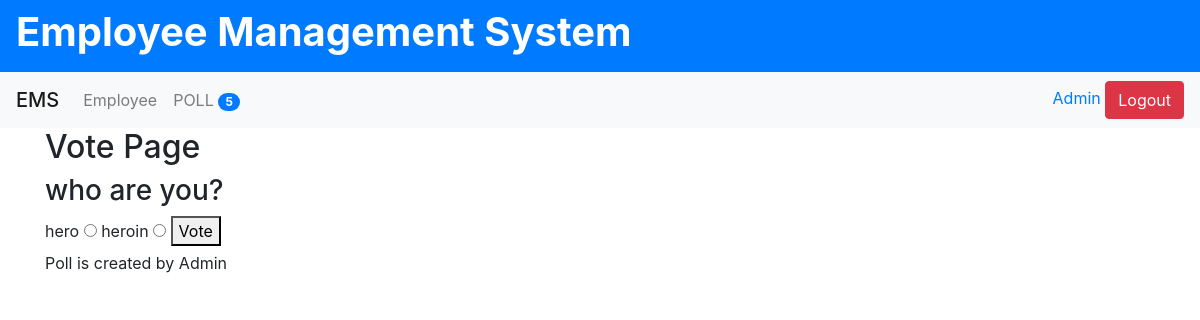
The page /polls/3/ (signed in) on the database its author committed.
### poll/models.py (models this page shows, shortened)
class Question(models.Model):
    title = models.TextField(null= True, blank= True)
    status = models.CharField( default='inactive' , max_length= 20)
    created_by = models.ForeignKey(User, null= True, blank=True, on_delete= models.CASCADE)
    start_date = models.DateTimeField(null=True, blank=True)
    end_date = models.DateTimeField( null=True, blank=True)
    created_at = models.DateTimeField(auto_now_add= True)
    updated_at = models.DateTimeField(auto_now= True)
    @property
    def choices(self):
        return self.choice_set.all()

class Choice(models.Model):
    question = models.ForeignKey('poll.Question', on_delete=models.CASCADE)
    text = models.TextField(null=True, blank=True)
    created_at = models.DateTimeField(auto_now_add=True)
    updated_at = models.DateTimeField(auto_now=True)

### poll/views.py (the view, shortened to what this page needs)
# urls.py: path('polls/', include('poll.urls')),
@login_required(login_url="/login/")
def poll(request, id = None):
    if request.method == "GET":
        try:
            question = Question.objects.get(id=id)
        except:
            raise Http404
        context = {}
        context['question'] = question
        return render(request, 'polls/poll.html', context)

### poll/context_processor.py (called while the page is built)
def polls_count(request):
    count = Question.objects.count()
    print(" Polls count - " , count)
    return { "polls_count": count }

### poll/templatetags/poll_extras.py (called while the page is built)
def upper(value,n):
    return value.upper()[0:n]

### EmsProject/templates/polls/poll.html (shortened to what this page needs)
{% extends 'base.html' %}
{% block content %}
    <h2>Vote Page </h2>
    <h3>{{ question.title }}</h3>
    <form method="POST" action="/polls/{{ question.id }}/">
    {% for choice in question.choices %}
        <label>{{ choice.text }}</label>
        <input type="radio" name="choice" value="{{ choice.id }}">
    {% empty %}
        <p>There is no choice available for this question.</p>
    {% endfor %}
    <button type="submit" value="vote">Vote</button>
    </form>
    <p>Poll is created by {{ question.created_by.first_name }}</p>
{% endblock content %}

### EmsProject/templates/header.html (shortened to what this page needs)
{% load poll_extras %}
<div class="navbar navbar-expand-lg navbar-light bg-light">
    <span class="navbar-brand mb-0 h1">EMS</span>
    <div class="collapse navbar-collapse" id = "navbarNav">
        <ul class="navbar-nav">
            <li class="nav-item">
                <a class="nav-link" href="{% url 'employee_list' %}">
                    {{"employee" | capfirst}}
                </a>
            </li>
            <li class="nav-item">
                <a class="nav-link" href="{% url 'polls_list' %}">
                    {{ 'Polls' | upper:4 }}
                    <span class="badge badge-primary badge-pill">{{polls_count}}</span>
                </a>
            </li>
        </ul>
    </div>
    <div class="text-right">
        {% if user %}
        <form method="POST" action="/logout/">
            <a href="{% url 'my_profile' %}">
                <span class="mr-dm-2">{{ request.user.first_name }} </span>
            </a>
                <input type="submit" class="btn btn-danger" value="Logout">
        </form>
        {% endif %}
    </div>
</div>

### rows shown on the page
Question: title "who are you?", created_by.first_name "Admin"
Choice: text "hero"
Choice: text "heroin"

### other values the page prints
{{ "employee" | capfirst }} "Employee"
{{ 'Polls' | upper:4 }} "POLL"
{{ polls_count }} "5"
{{ request.user.first_name }} "Admin"
